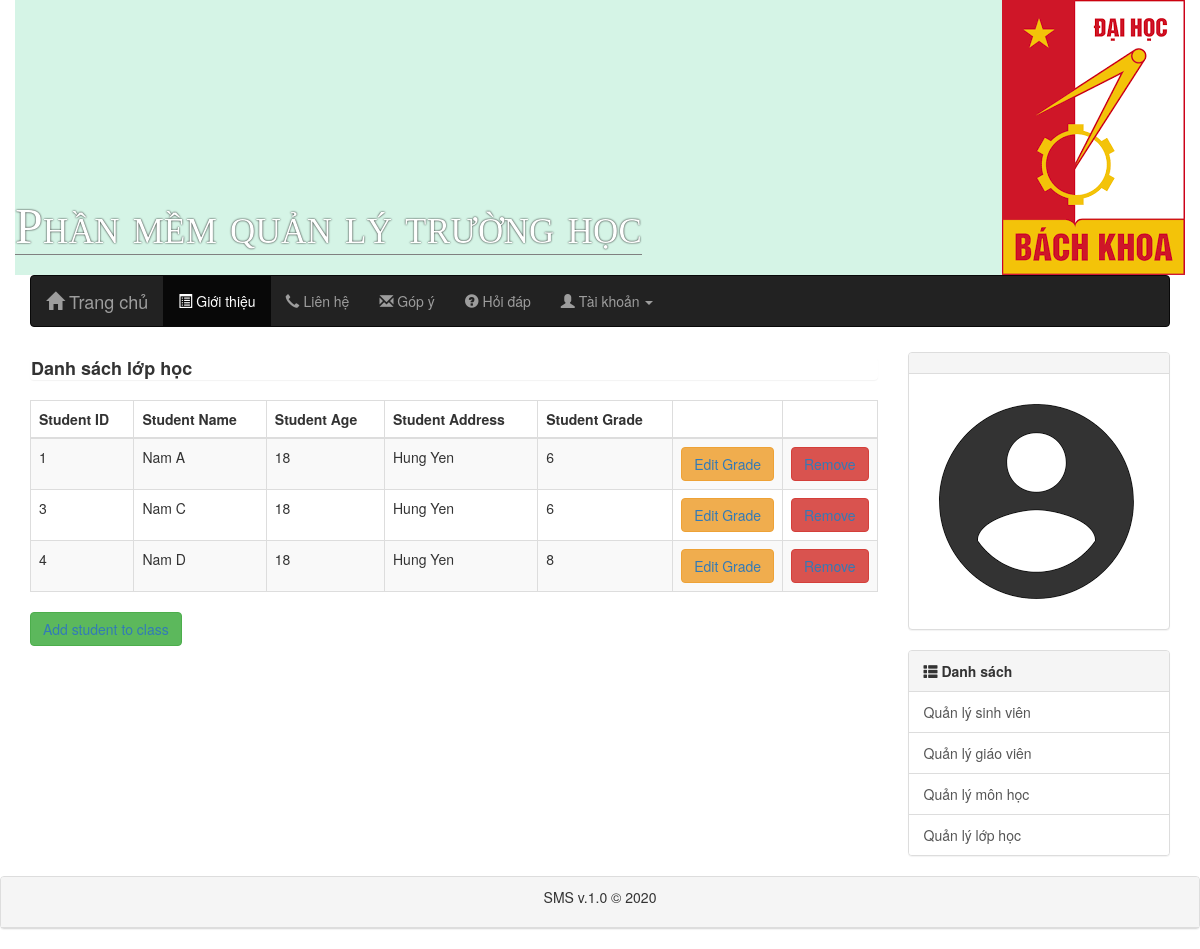
Page /class/viewClass.php?id=L001 on the committed database.
### tables this page shows
create table sinhvienlop(
	masv int not null,
	malop varchar(20) not null,
	diem double check (diem between 0 and 10),
	primary key(masv, malop),
	foreign key(masv) references sinhvien(masv) on delete cascade,
	foreign key(malop) references lop(malop) on delete cascade
);

create table sinhvien(
	masv int auto_increment,
	name varchar(80) not null,
	age int not null check (age >= 18),
	address varchar(200),
	primary key(masv)
);

### dbhelp.php (called while the page is built, shortened)
<?php
	function executeResult($sql) {
		$conn = mysqli_connect(HOST,USERNAME,PASSWORD,DATABASE);
		$res = mysqli_query($conn,$sql);
		$list = [];
		while($row = mysqli_fetch_array($res, 1)) {
			$list[] = $row;
		}
		return $list;
	}

### class/viewClass.php (the view, shortened to what this page needs)
<?php
  require_once("../dbhelp.php");
  $id = $_GET['id'];
?>
<!DOCTYPE html>
<html lang="en">
<head>
 <link rel="stylesheet" href="https://maxcdn.bootstrapcdn.com/bootstrap/3.3.7/css/bootstrap.min.css">
</head>
<body>
  <div class="container" style = "height: auto">
   <header class="row">
    <div class = "shopping-mall">
     <h1>Phần mềm quản lý trường học</h1>
   </div>
   <img class = "pull-right" src="../image/hust.png"/>
 </header>
 <nav class="navbar navbar-inverse">
  <div class="container-fluid">
    <div class="navbar-header">
      <a class="navbar-brand" href="../layout.php">
        <span class="glyphicon glyphicon-home"></span> Trang chủ
      </a>
    </div>
    <ul class="nav navbar-nav">
      <li class="active">
        <a href="#">
          <span class="glyphicon glyphicon-list-alt"></span> Giới thiệu
        </a>
      </li>
      <li>
        <a href="#">
          <span class="glyphicon glyphicon-earphone"></span> Liên hệ
        </a>
      </li>
      <li>
        <a href="#">
          <span class="glyphicon glyphicon-envelope"></span> Góp ý
        </a>
      </li>
      <li>
        <a href="#">
          <span class="glyphicon glyphicon-question-sign"></span> Hỏi đáp
        </a>
      </li>
      <li class="dropdown">
        <a href="#" class="dropdown-toggle" data-toggle="dropdown" role="button" aria-haspopup="true" aria-expanded="false">
          <span class="glyphicon glyphicon-user"></span> Tài khoản <span class="caret"></span>
        </a>
      </li>
    </ul>
  </div>
</div>
<div class="container" style = "height: auto">
  <div class = "row">
    <article class="col-sm-9">
      <div>
        <h4 class = "panel">
          <b>
            Danh sách lớp học
          </b>
        </h4>
      </div>
      <table class="table table-bordered table-striped">
        <thead class = "table-dark">
          <tr>
            <th>Student ID</th>
            <th>Student Name</th>
            <th>Student Age</th>
            <th>Student Address</th>
            <th>Student Grade</th>
            <th width="30px"></th>
            <th width="30px"></th>
          </tr>
        </thead>
        <tbody>
          <?php
          $sql = "select sinhvien.masv,sinhvien.name,sinhvien.age,sinhvien.address,sinhvienlop.diem from sinhvienlop,sinhvien where sinhvienlop.malop = '$id' and sinhvienlop.masv = sinhvien.masv";
          $stuList = executeResult($sql);
          foreach($stuList as $i) {
            echo "<tr>";
            echo "<td>".$i['masv']."</td>";
            echo "<td>".$i['name']."</td>";
            echo "<td>".$i['age']."</td>";
            echo "<td>".$i['address']."</td>";
            echo "<td>".$i['diem']."</td>";
            echo "<td><button class='btn btn-warning'>
            <a href='./editGrade.php?id_class=".$id."&id_stu=".$i['masv']."'>
            Edit Grade
            </a>
            </button></td>";
            echo "<td><button class='btn btn-danger'>
            <a href='./deleteStudentFromClass.php?id_class=".$id."&id_stu=".$i['masv']."'>
            Remove
            </a>
            </button></td>";
            echo "</tr>";
          }
          ?>
        </tbody>
      </table>
      <button class="btn btn-success">
        <a href="./addStudentToClass.php?id_class=<?php echo $id; ?>">
          Add student to class
        </a>
      </button>
    </article>
    <aside class="col-sm-3">
      <div class = "poly-cart">
        <div class="panel panel-default">
          <div class = "panel-heading">
          </div>
          <div class="panel-body">
            <img src="../image/account.png"/>
          </div>
        </div>
      </div>
      <div class="panel panel-default">
        <div class="panel-heading">
          <span class = "glyphicon glyphicon-th-list"></span>
          <strong>Danh sách</strong>
        </div>
        <div class="list-group">
          <a href="../student/showStudents.php" class="list-group-item">Quản lý sinh viên</a>
          <a href="../teacher/showTeachers.php" class="list-group-item">Quản lý giáo viên</a>
          <a href="../subject/showSubjects.php" class="list-group-item">Quản lý môn học</a>
          <a href="./showClasses.php" class="list-group-item">Quản lý lớp học</a>
        </div>
      </div>
    </aside>
  </div>
</div>
<footer class="panel panel-default">
 <div class = "panel-heading text-center">
   <p>SMS v.1.0 &copy; 2020</p>
 </div>
</footer>
</body>
</html>

### class/viewClass.php (style rules this page uses)
header { position: relative; background-color: #d5f4e6; }
.shopping-mall { position: absolute; bottom: 20px; font-variant: small-caps; }
.shopping-mall>h1 { font-family: Times New Roman; font-size: 50px; color: white; letter-spacing: 0.3px; text-shadow: 0 0 2px black; padding-bottom: 0px; border-bottom: 1px solid gray; margin: 0px; }
.poly-cart { margin-top: 5px; }

### rows in the picture
sinhvienlop: masv.masv "1", masv.name "Nam A", masv.age "18", masv.address "Hung Yen", diem "6"
sinhvienlop: masv.masv "3", masv.name "Nam C", masv.age "18", masv.address "Hung Yen", diem "6"
sinhvienlop: masv.masv "4", masv.name "Nam D", masv.age "18", masv.address "Hung Yen", diem "8"
